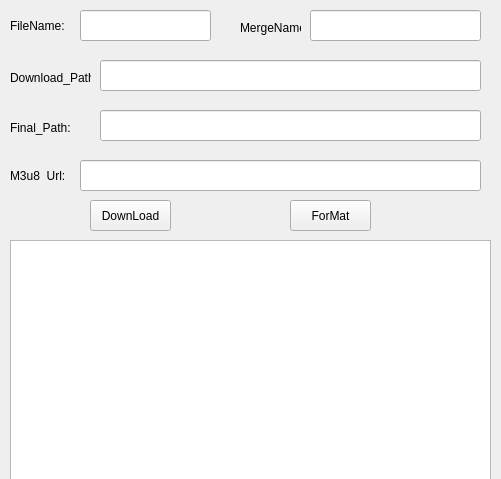
<?xml version="1.0" encoding="UTF-8"?>
<ui version="4.0">
 <class>Form</class>
 <widget class="QWidget" name="Form">
  <property name="geometry">
   <rect>
    <x>0</x>
    <y>0</y>
    <width>501</width>
    <height>479</height>
   </rect>
  </property>
  <property name="windowTitle">
   <string>Form</string>
  </property>
  <widget class="QPushButton" name="pushButton">
   <property name="geometry">
    <rect>
     <x>90</x>
     <y>200</y>
     <width>81</width>
     <height>31</height>
    </rect>
   </property>
   <property name="text">
    <string>DownLoad</string>
   </property>
  </widget>
  <widget class="QLabel" name="label_2">
   <property name="geometry">
    <rect>
     <x>10</x>
     <y>20</y>
     <width>54</width>
     <height>12</height>
    </rect>
   </property>
   <property name="text">
    <string>FileName:</string>
   </property>
  </widget>
  <widget class="QLineEdit" name="lineEdit_2">
   <property name="geometry">
    <rect>
     <x>80</x>
     <y>10</y>
     <width>131</width>
     <height>31</height>
    </rect>
   </property>
  </widget>
  <widget class="QLineEdit" name="lineEdit_3">
   <property name="geometry">
    <rect>
     <x>80</x>
     <y>160</y>
     <width>401</width>
     <height>31</height>
    </rect>
   </property>
  </widget>
  <widget class="QLabel" name="label_3">
   <property name="geometry">
    <rect>
     <x>10</x>
     <y>170</y>
     <width>54</width>
     <height>12</height>
    </rect>
   </property>
   <property name="text">
    <string>M3u8_Url:</string>
   </property>
  </widget>
  <widget class="QLineEdit" name="lineEdit_4">
   <property name="geometry">
    <rect>
     <x>310</x>
     <y>10</y>
     <width>171</width>
     <height>31</height>
    </rect>
   </property>
  </widget>
  <widget class="QLabel" name="label_4">
   <property name="geometry">
    <rect>
     <x>240</x>
     <y>20</y>
     <width>61</width>
     <height>16</height>
    </rect>
   </property>
   <property name="text">
    <string>MergeName:</string>
   </property>
  </widget>
  <widget class="QLineEdit" name="lineEdit_5">
   <property name="geometry">
    <rect>
     <x>100</x>
     <y>110</y>
     <width>381</width>
     <height>31</height>
    </rect>
   </property>
  </widget>
  <widget class="QLabel" name="label_5">
   <property name="geometry">
    <rect>
     <x>10</x>
     <y>120</y>
     <width>81</width>
     <height>16</height>
    </rect>
   </property>
   <property name="text">
    <string>Final_Path:</string>
   </property>
  </widget>
  <widget class="QLineEdit" name="lineEdit_6">
   <property name="geometry">
    <rect>
     <x>100</x>
     <y>60</y>
     <width>381</width>
     <height>31</height>
    </rect>
   </property>
  </widget>
  <widget class="QLabel" name="label_6">
   <property name="geometry">
    <rect>
     <x>10</x>
     <y>70</y>
     <width>81</width>
     <height>16</height>
    </rect>
   </property>
   <property name="text">
    <string>Download_Path:</string>
   </property>
  </widget>
  <widget class="QTextEdit" name="textEdit">
   <property name="geometry">
    <rect>
     <x>10</x>
     <y>240</y>
     <width>481</width>
     <height>291</height>
    </rect>
   </property>
  </widget>
  <widget class="QPushButton" name="pushButton_2">
   <property name="geometry">
    <rect>
     <x>290</x>
     <y>200</y>
     <width>81</width>
     <height>31</height>
    </rect>
   </property>
   <property name="text">
    <string>ForMat</string>
   </property>
  </widget>
 </widget>
 <resources/>
 <connections/>
</ui>
